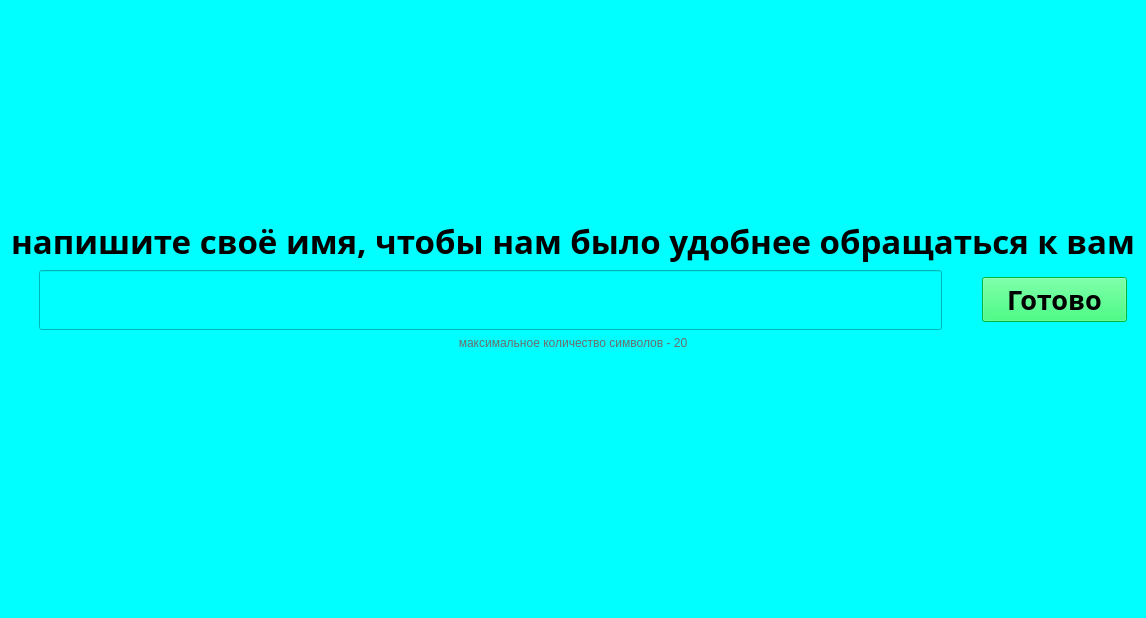
<?xml version="1.0" encoding="UTF-8"?>
<ui version="4.0">
 <class>MainWindow</class>
 <widget class="QMainWindow" name="MainWindow">
  <property name="geometry">
   <rect>
    <x>0</x>
    <y>0</y>
    <width>1146</width>
    <height>618</height>
   </rect>
  </property>
  <property name="windowTitle">
   <string>MainWindow</string>
  </property>
  <property name="styleSheet">
   <string notr="true">background-color: rgb(0, 255, 255);</string>
  </property>
  <widget class="QWidget" name="centralwidget">
   <layout class="QVBoxLayout" name="verticalLayout">
    <item>
     <spacer name="verticalSpacer_2">
      <property name="orientation">
       <enum>Qt::Vertical</enum>
      </property>
      <property name="sizeHint" stdset="0">
       <size>
        <width>20</width>
        <height>208</height>
       </size>
      </property>
     </spacer>
    </item>
    <item>
     <widget class="QLabel" name="label">
      <property name="enabled">
       <bool>true</bool>
      </property>
      <property name="sizePolicy">
       <sizepolicy hsizetype="Preferred" vsizetype="Preferred">
        <horstretch>0</horstretch>
        <verstretch>0</verstretch>
       </sizepolicy>
      </property>
      <property name="sizeIncrement">
       <size>
        <width>0</width>
        <height>0</height>
       </size>
      </property>
      <property name="font">
       <font>
        <family>Segoe Print</family>
        <pointsize>25</pointsize>
        <weight>75</weight>
        <italic>false</italic>
        <bold>true</bold>
        <underline>false</underline>
        <strikeout>false</strikeout>
        <kerning>true</kerning>
       </font>
      </property>
      <property name="autoFillBackground">
       <bool>false</bool>
      </property>
      <property name="text">
       <string>напишите своё имя, чтобы нам было удобнее обращаться к вам</string>
      </property>
      <property name="textFormat">
       <enum>Qt::PlainText</enum>
      </property>
      <property name="alignment">
       <set>Qt::AlignCenter</set>
      </property>
     </widget>
    </item>
    <item>
     <layout class="QHBoxLayout" name="horizontalLayout_3" stretch="0,0,0">
      <property name="spacing">
       <number>40</number>
      </property>
      <property name="leftMargin">
       <number>0</number>
      </property>
      <property name="topMargin">
       <number>0</number>
      </property>
      <property name="rightMargin">
       <number>10</number>
      </property>
      <property name="bottomMargin">
       <number>0</number>
      </property>
      <item>
       <spacer name="horizontalSpacer">
        <property name="orientation">
         <enum>Qt::Horizontal</enum>
        </property>
        <property name="sizeType">
         <enum>QSizePolicy::Fixed</enum>
        </property>
        <property name="sizeHint" stdset="0">
         <size>
          <width>30</width>
          <height>10</height>
         </size>
        </property>
       </spacer>
      </item>
      <item>
       <widget class="QLineEdit" name="user_name_label">
        <property name="enabled">
         <bool>true</bool>
        </property>
        <property name="sizePolicy">
         <sizepolicy hsizetype="Expanding" vsizetype="Preferred">
          <horstretch>0</horstretch>
          <verstretch>0</verstretch>
         </sizepolicy>
        </property>
        <property name="minimumSize">
         <size>
          <width>500</width>
          <height>60</height>
         </size>
        </property>
        <property name="maximumSize">
         <size>
          <width>15000</width>
          <height>60</height>
         </size>
        </property>
        <property name="sizeIncrement">
         <size>
          <width>0</width>
          <height>0</height>
         </size>
        </property>
        <property name="baseSize">
         <size>
          <width>0</width>
          <height>0</height>
         </size>
        </property>
        <property name="font">
         <font>
          <pointsize>30</pointsize>
         </font>
        </property>
        <property name="cursor">
         <cursorShape>IBeamCursor</cursorShape>
        </property>
        <property name="text">
         <string/>
        </property>
        <property name="maxLength">
         <number>20</number>
        </property>
        <property name="alignment">
         <set>Qt::AlignCenter</set>
        </property>
       </widget>
      </item>
      <item>
       <widget class="QPushButton" name="btnfinished">
        <property name="enabled">
         <bool>true</bool>
        </property>
        <property name="sizePolicy">
         <sizepolicy hsizetype="Fixed" vsizetype="Fixed">
          <horstretch>0</horstretch>
          <verstretch>0</verstretch>
         </sizepolicy>
        </property>
        <property name="minimumSize">
         <size>
          <width>145</width>
          <height>35</height>
         </size>
        </property>
        <property name="font">
         <font>
          <family>Yu Gothic UI Semibold</family>
          <pointsize>20</pointsize>
          <weight>75</weight>
          <bold>true</bold>
         </font>
        </property>
        <property name="styleSheet">
         <string notr="true">background-color: rgb(6, 255, 89);</string>
        </property>
        <property name="text">
         <string>Готово</string>
        </property>
        <property name="iconSize">
         <size>
          <width>25</width>
          <height>25</height>
         </size>
        </property>
       </widget>
      </item>
     </layout>
    </item>
    <item>
     <widget class="QLabel" name="hint">
      <property name="styleSheet">
       <string notr="true">color: rgb(108, 108, 108);</string>
      </property>
      <property name="text">
       <string>максимальное количество символов - 20</string>
      </property>
      <property name="alignment">
       <set>Qt::AlignCenter</set>
      </property>
     </widget>
    </item>
    <item>
     <widget class="QLabel" name="warning">
      <property name="font">
       <font>
        <family>Copperplate Gothic Light</family>
        <pointsize>12</pointsize>
        <weight>75</weight>
        <bold>true</bold>
       </font>
      </property>
      <property name="mouseTracking">
       <bool>false</bool>
      </property>
      <property name="styleSheet">
       <string notr="true">color: rgb(255, 0, 4);</string>
      </property>
      <property name="text">
       <string/>
      </property>
      <property name="scaledContents">
       <bool>false</bool>
      </property>
      <property name="alignment">
       <set>Qt::AlignCenter</set>
      </property>
     </widget>
    </item>
    <item>
     <spacer name="verticalSpacer">
      <property name="orientation">
       <enum>Qt::Vertical</enum>
      </property>
      <property name="sizeHint" stdset="0">
       <size>
        <width>20</width>
        <height>207</height>
       </size>
      </property>
     </spacer>
    </item>
   </layout>
  </widget>
  <widget class="QMenuBar" name="menubar">
   <property name="geometry">
    <rect>
     <x>0</x>
     <y>0</y>
     <width>1146</width>
     <height>21</height>
    </rect>
   </property>
  </widget>
  <widget class="QStatusBar" name="statusbar"/>
 </widget>
 <resources/>
 <connections/>
</ui>
